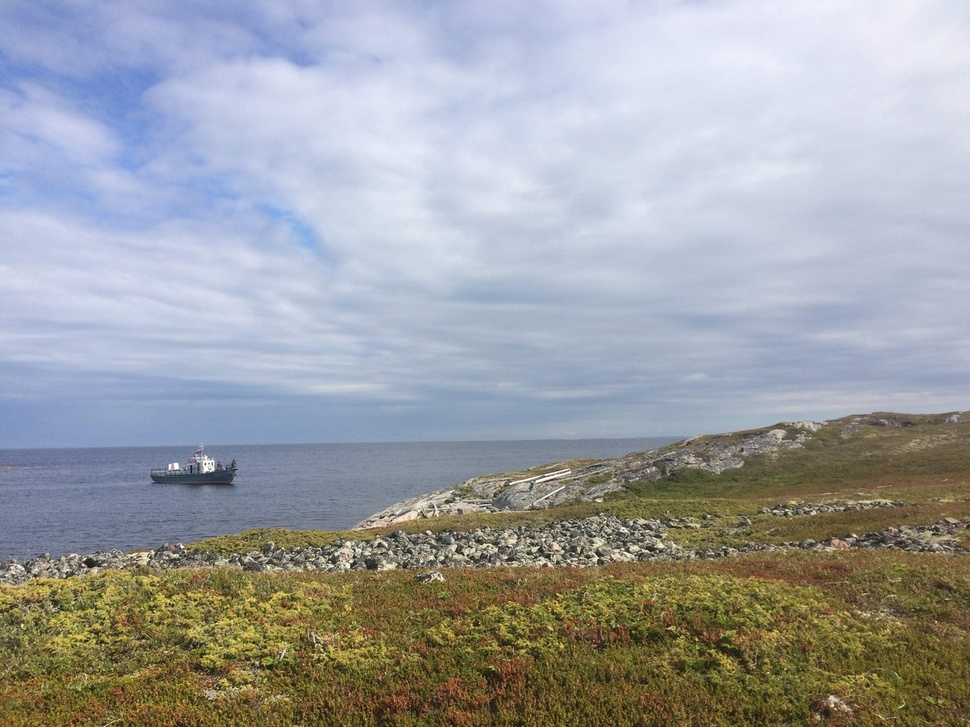
#> input picture images/ws_1.jpg, 970 x 727 px, shrunk from 1280 x 960 before the run
$ jupyter execute image_filter.ipynb
#> lines starting #> are read from the running program, lines starting #| are printed output that depends on the picture
[cell 1]
from PIL import ImageFilter, Image, ImageEnhance

[cell 2]
img = Image.open('ws_1.jpg') # Image is in the "images" directory
#> img is the input picture: PIL image 970x727 RGB; mean R, G, B 157.2, 159.7, 162.7
img

[cell 3]
img.filter(ImageFilter.GaussianBlur(radius=2))

[cell 4]
img.filter(ImageFilter.DETAIL)

[cell 5]
img.filter(ImageFilter.SMOOTH)

[cell 6]
img.filter(ImageFilter.FIND_EDGES)
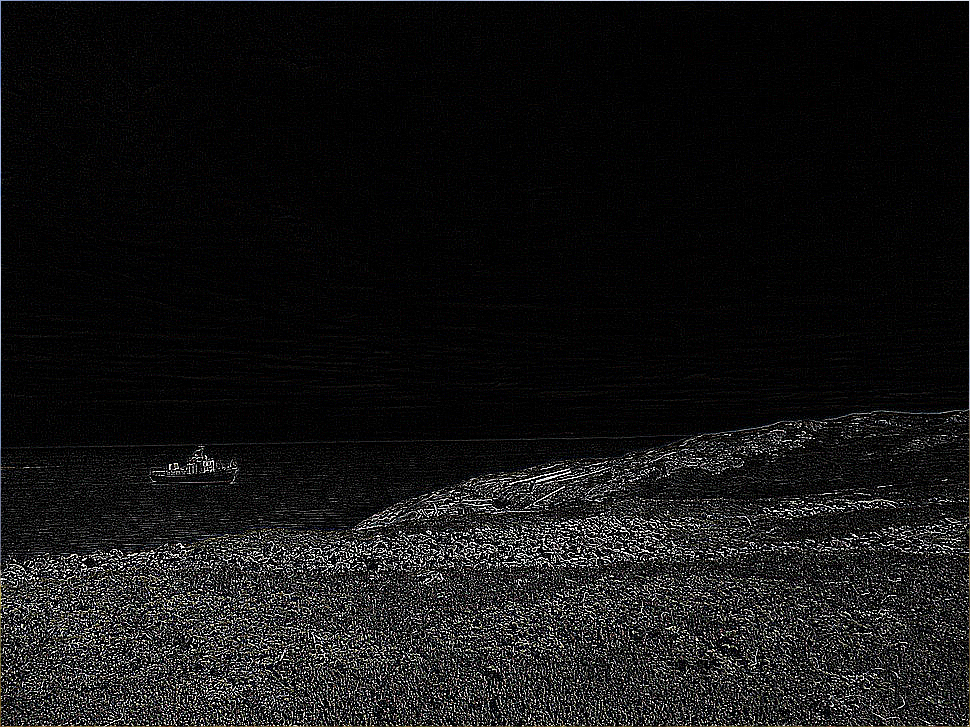
#> Out: PIL image 970x727 RGB; mean R, G, B 20.6, 20.5, 20.6

[cell 7]
enh = ImageEnhance.Sharpness(img)
enh.enhance(10.0)
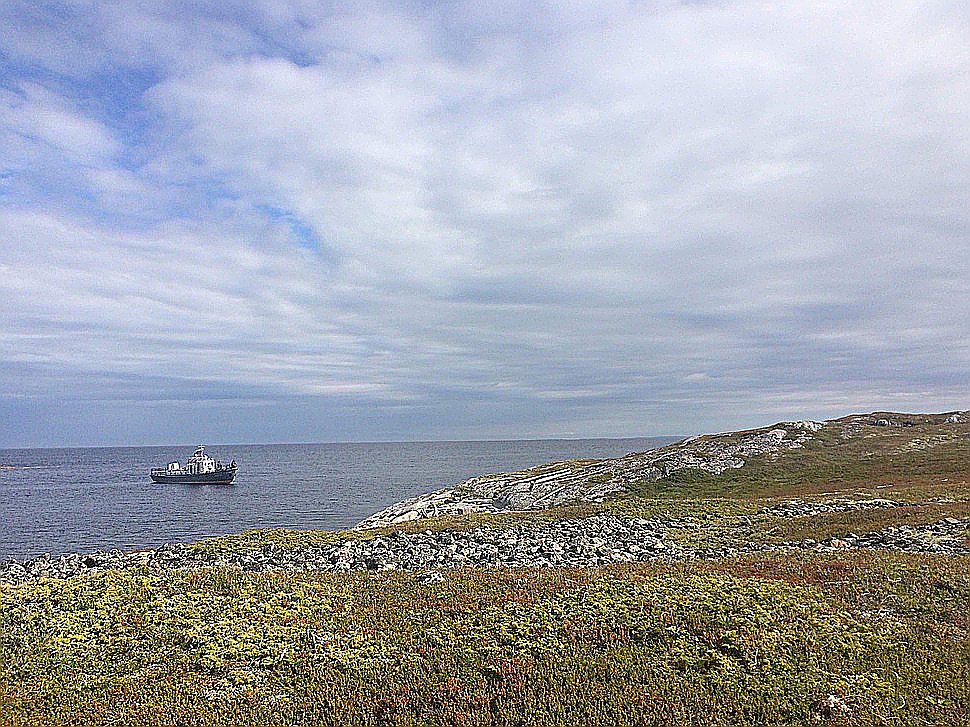
#> Out: PIL image 970x727 RGB; mean R, G, B 157.1, 160.9, 168

[cell 8]
enh_1 = ImageEnhance.Contrast(img)
enh_1.enhance(1.2)

[cell 9]
img.convert('L')
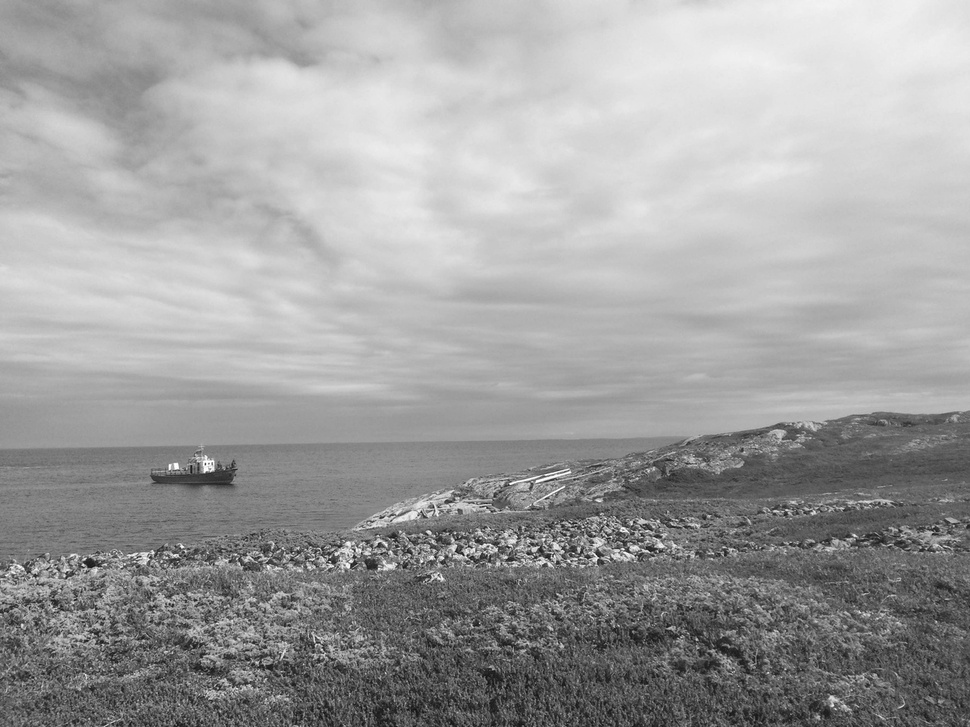
#> Out: PIL image 970x727 L; min 13, max 255, mean 159.3
